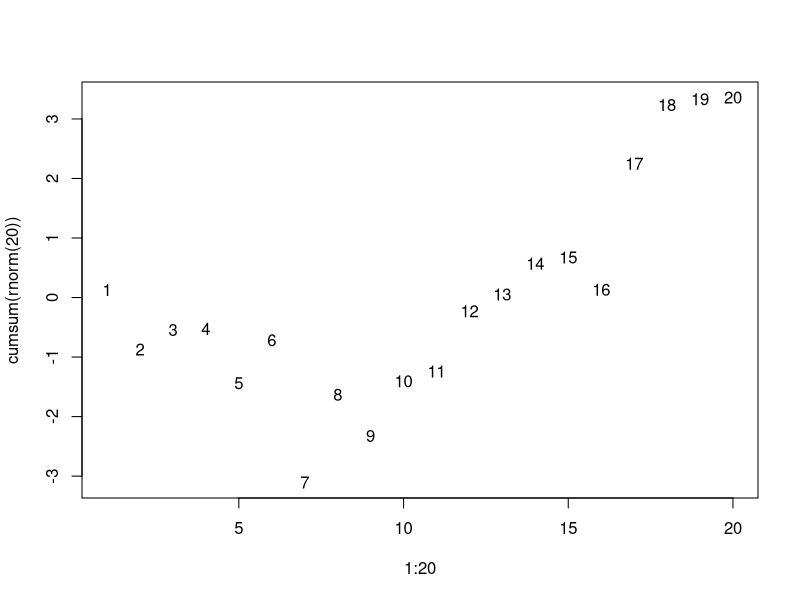
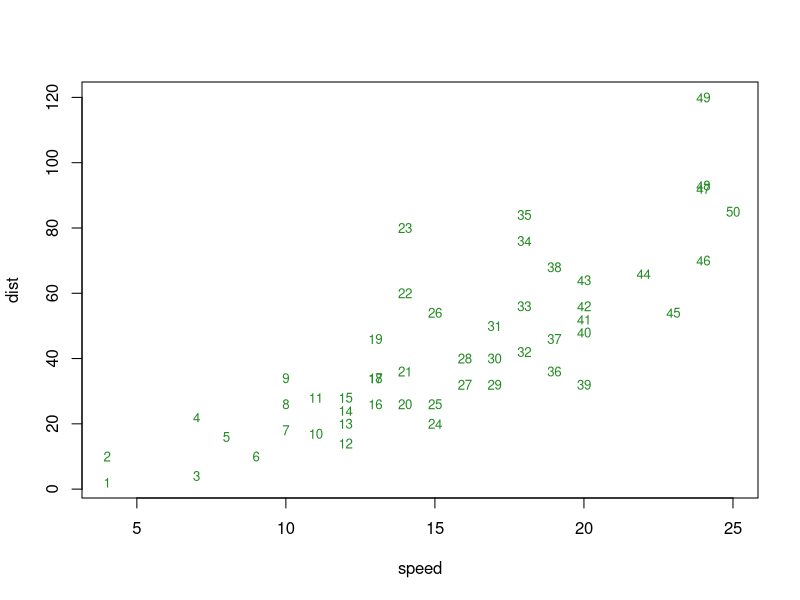

The R script that drew these images, in order:
library(sfsmisc)


### Name: n.plot
### Title: Name Plot: Names or Numbers instead of Points in Plot
### Aliases: n.plot
### Keywords: hplot

### ** Examples

 n.plot(1:20, cumsum(rnorm(20)))
 data(cars)
 with(cars, n.plot(speed, dist, cex = 0.8, col = "forest green"))
